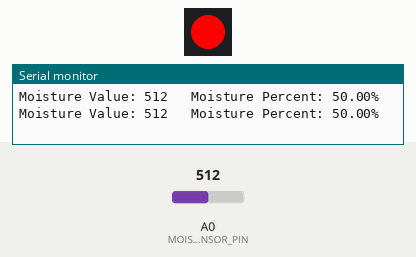
Bench run of a sketch on a simulated Arduino Uno, built with avr-gcc and run on an emulated ATmega328P. On the bench: 1 RGB LEDs in strip order, left to right, the last lines printed to the serial monitor. Inputs (shaded band) come from the test bench; at power-on: A0 (MOISTURE_SENSOR_PIN) = 512.

Above: at 1.8 s.
1.9 s: A0 (MOISTURE_SENSOR_PIN) set to 53
3.4 s: A0 (MOISTURE_SENSOR_PIN) set to 44
At 4.6 s:
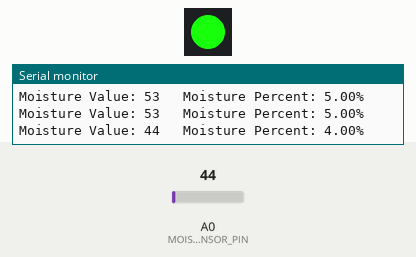
5.5 s: A0 (MOISTURE_SENSOR_PIN) set to 93
7.2 s: A0 (MOISTURE_SENSOR_PIN) set to 110
At 8.9 s:
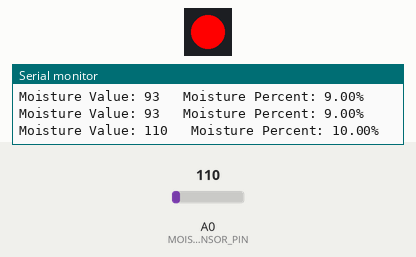
9.5 s: A0 (MOISTURE_SENSOR_PIN) set to 40
At 10.6 s:
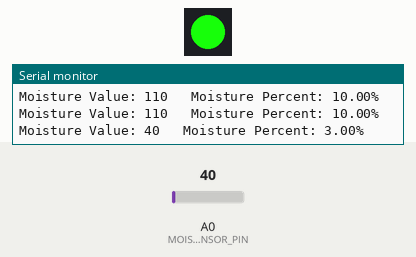
Timing chart, 0 to 12.5 s (numbered marks = the images above; inputs shaded):
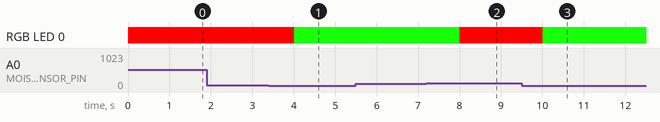

Measured:
- the behaviour switches between 50 and 49 on A0 (MOISTURE_SENSOR_PIN) (found by bisection; images 0 and 1)
- the behaviour switches between 100 and 101 on A0 (MOISTURE_SENSOR_PIN) (found by bisection; images 1 and 2)
- after the input at 3.4 s, RGB LED 0: RGB(255, 0, 0) → RGB(23, 255, 10) after 0.61 s
- after the input at 7.2 s, RGB LED 0: RGB(23, 255, 10) → RGB(255, 0, 0) after 0.81 s
- after the input at 9.5 s, RGB LED 0: RGB(255, 0, 0) → RGB(23, 255, 10) after 0.51 s

The sketch:

Soil_Moisture_indicator.ino
```cpp
#include <Adafruit_NeoPixel.h>

#define MOISTURE_SENSOR_PIN A0 // Analog pin for moisture sensor (can be changed as per your wiring)

Adafruit_NeoPixel pixels = Adafruit_NeoPixel(1, 6, NEO_GRB + NEO_KHZ800);

void setup() {
  Serial.begin(9600);   // Initialize serial communication for debugging
  pixels.begin();       // Initialize NeoPixel strip
}

void loop() {
  // Read moisture sensor
  int moistureValue = analogRead(MOISTURE_SENSOR_PIN);
  float moisturePercent = map(moistureValue, 0, 1023, 0, 100); // Map analog value to percentage (0-100%)

  Serial.print("Moisture Value: ");
  Serial.print(moistureValue);
  Serial.print("\t Moisture Percent: ");
  Serial.print(moisturePercent);
  Serial.println("%");

  // Convert moisture percentage to NeoPixel color (simplified example)
  //int red = map(moisturePercent, 0, 100, 0, 255);
  //int green = map(100 - moisturePercent, 0, 100, 0, 255); // Inverse of red for demonstration
  //int blue = 0;

  // Set NeoPixels color based on moisture level
  if (moistureValue < 50){
    pixels.setPixelColor(0, 23,255,10);
  }
  else if(moistureValue < 550 && moistureValue > 100){
    pixels.setPixelColor(0, 255, 0, 0);
  }
  pixels.show(); // Display the updated pixels

  delay(1000); // Delay for readability and to update sensor data
}
/*Connections:

 1. soil moisture - to gnd,+ to 5V, S (log input ) A0
 2. Neopixel Gnd go to Gnd, V go to 5v and I go to Input 6
 */
 
```
